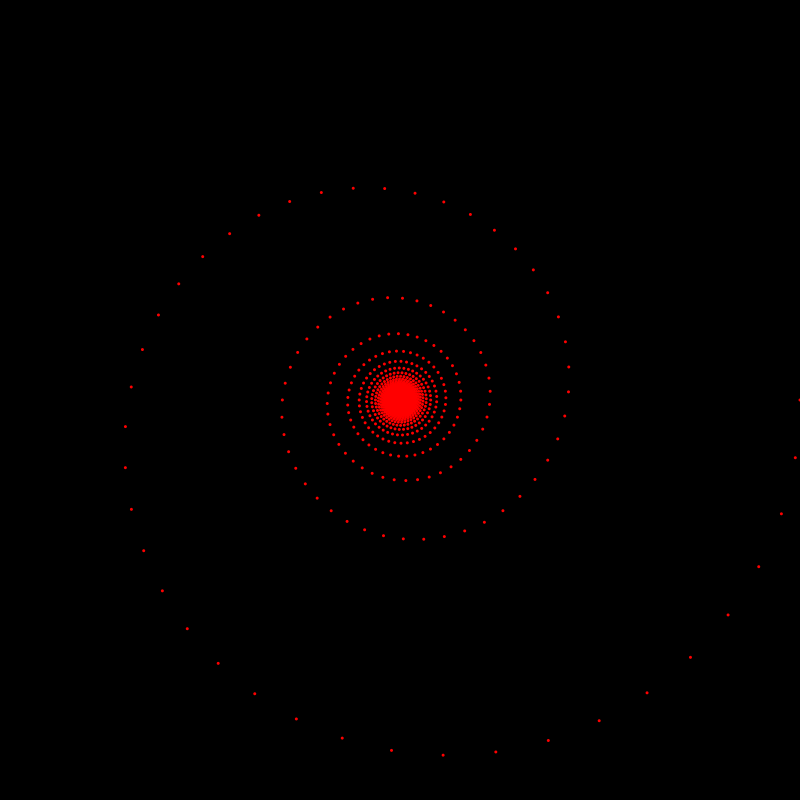
Frame 1 (no input)
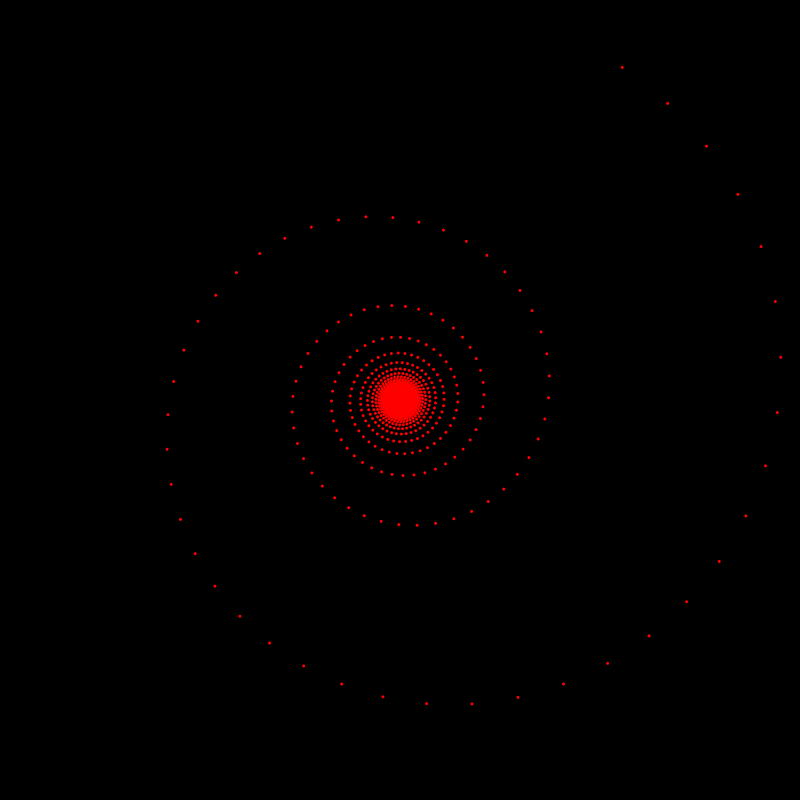
Frame 60 (the mouse pressed at the canvas centre just before this capture)
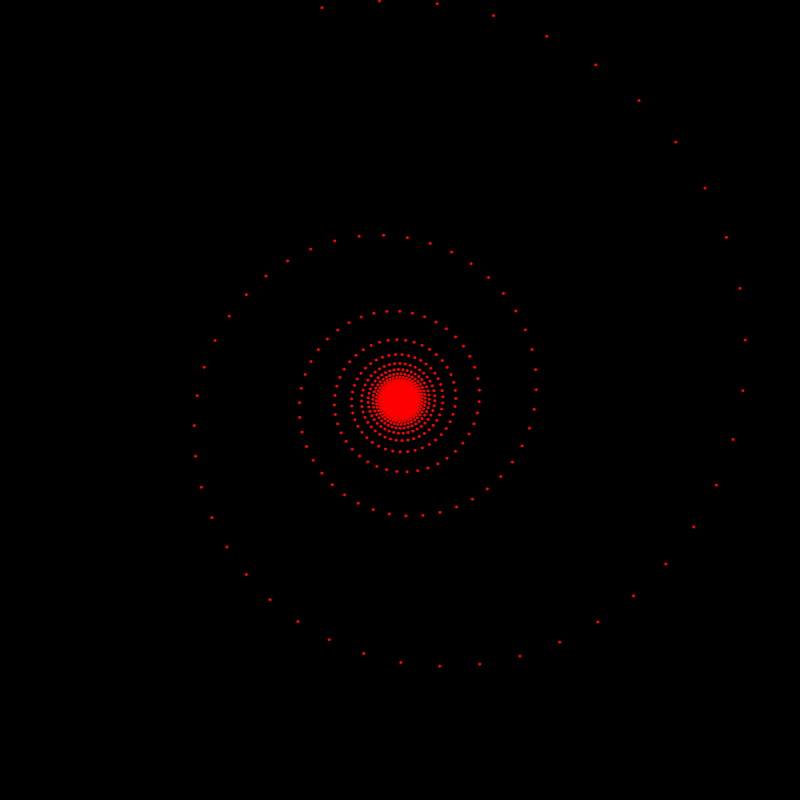
Frame 120 (the mouse held since frame 60 and released just before this capture)

The Processing sketch that drew these frames (run headless with seeded random() and noise(); from frame 60 on, the mouse is pressed at the canvas centre):

// Processing sketch: processing_152551
// ── processing_152551.pde

float i, fase=0;
void setup() {
  size(800, 800);
  frameRate(30);
   noStroke();
}
void draw() {
  background(0);
  for ( i=0; i< 250; i += 0.05) {
  fill(255,0,0);
  ellipse((400*cos(2.9*i+PI/16*fase)/sqrt(1+i*i))+400,(400*sin(2.9*i+PI/16*fase)/sqrt(1+i*i))+400,3,3);
}
  fase= fase+1;
}
